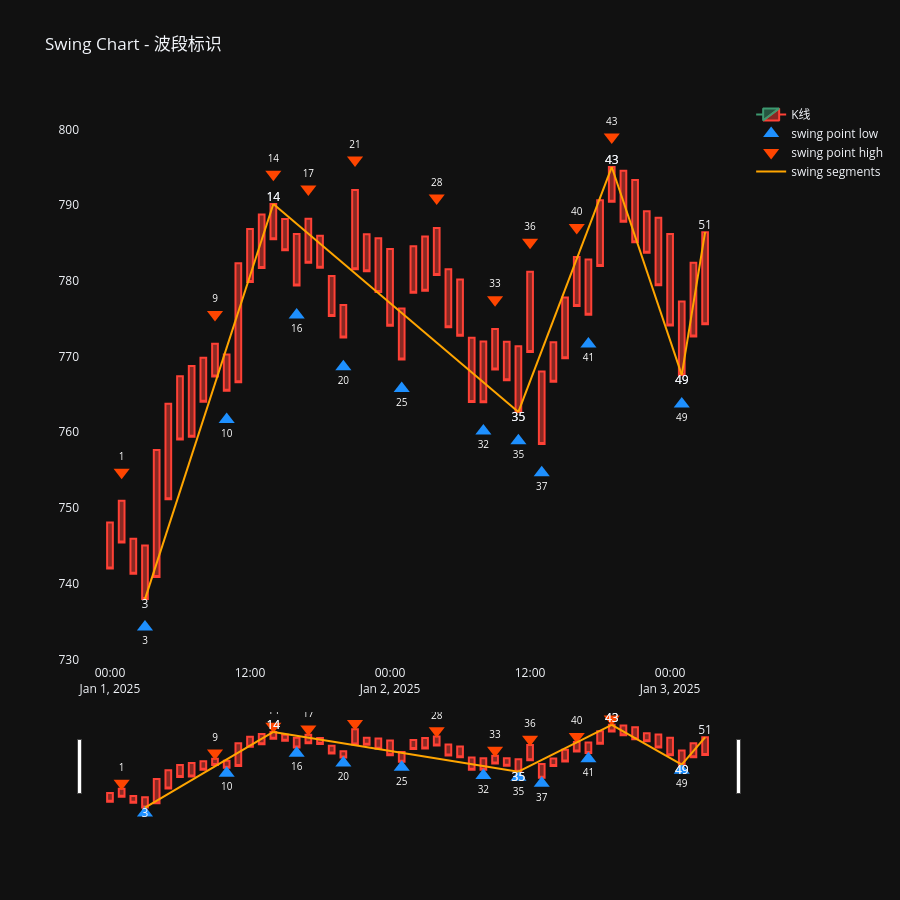

This figure's notebook cell:
### Code cell
# 启用自动重载
%load_ext autoreload
%autoreload 2

import logging

from pulao.logging import init_logging

import pandas as pd

from pulao.bar import SBarManager,SBar,CBarManager
from pulao.swing import SwingManager

import polars as pl
import plotly.graph_objects as go
import plotly.io as pio
from plotly.subplots import make_subplots
from pulao.constant import Exchange, FractalType, Timeframe,Direction

from pulao.logging import get_logger
init_logging(level=logging.DEBUG)
open("./logs/pulao.log", "w").close() # 每次运行前清空日志
logger = get_logger(__name__)
logger.debug("开始运行")

df = pl.read_csv("../dataset/I8888.XDCE_60m.csv", try_parse_dates=True)
df = df.head(70)  # test

sbar_list = []
columns = df.columns

symbol="i8888"
exchange = Exchange.DCE
tieframe = Timeframe.H1
for idx, row in enumerate(df.iter_rows()):
    row_dict = dict(zip(columns, row, strict=False))
    # datetime,open,close,high,low,volume,money,open_interest,signal
    datetime = row_dict["datetime"]
    o = row_dict["open"]
    close = row_dict["close"]
    high = row_dict["high"]
    low = row_dict["low"]
    volume = row_dict["volume"]
    money = row_dict["money"]
    open_interest = row_dict["open_interest"]

    sbar = SBar(id=idx, symbol=symbol, exchange=exchange, timeframe=tieframe, datetime=datetime, turnover=money, open_price=o, close_price=close, high_price=high, low_price=low, volume=volume,open_interest=open_interest, ema_short=0, ema_long=0, created_at=datetime)
    sbar_list.append(sbar)
# 模拟行情数据接收
sbar_manager = SBarManager(symbol=symbol, timeframe=tieframe)
cbar_manager = CBarManager(sbar_manager=sbar_manager)
swing_manager = SwingManager(cbar_manager=cbar_manager)

# 流入模拟数据
for sbar in sbar_list:
    sbar_manager.append(sbar)

logger.debug("运行结束")
# sleep(3) # 等一会，让日志输出完

#
# Plotly 绘图
#
# 设置全局默认布局
pio.templates.default = 'plotly_dark'
#
# region . Plotly - Cbar
#
df_cbar = cbar_manager.df_cbar.to_pandas()
df_cbar["datetime"] = pd.date_range("2025-01-01", periods=df_cbar.shape[0], freq="h")
df_cbar["open_price"] = df_cbar["high_price"]
df_cbar["close_price"] = df_cbar["low_price"]
df_cbar.insert(0, "index", range(len(df_cbar)))

# region 构建波段数据
df_swing = swing_manager.df_swing.to_pandas()
df_swing["start_datetime"] = pd.Series(dtype="datetime64[ns]")
df_swing["end_datetime"] = pd.Series(dtype="datetime64[ns]")
df_swing.insert(0, "index", range(len(df_swing)))

for i, row in enumerate(df_swing.itertuples()):
    df = df_cbar[(df_cbar["id"] >= row.cbar_start_id) & (df_cbar["id"] <= row.cbar_end_id)]
    start_datetime = df.iloc[0]["datetime"]
    end_datetime = df.iloc[-1]["datetime"]
    df_swing.at[i, "start_datetime"] = start_datetime
    df_swing.at[i, "end_datetime"] = end_datetime

xs = []
ys = []
texts = []
text_positions  = []
for _, row in enumerate(df_swing.itertuples()):
    xs += [row.start_datetime, row.end_datetime, None]
    start_index = df_cbar[(df_cbar["id"] == row.cbar_start_id)]["index"].iloc[0]
    end_index = df_cbar[(df_cbar["id"] == row.cbar_end_id)]["index"].iloc[0]
    if row.direction == Direction.UP:
        start_price = df_cbar[(df_cbar["id"] == row.cbar_start_id)]["low_price"].iloc[0]
        end_price = df_cbar[(df_cbar["id"] == row.cbar_end_id)]["high_price"].iloc[0]
        text_positions += ['bottom center', 'top center', "middle center"]
    else:
        start_price = df_cbar[(df_cbar["id"] == row.cbar_start_id)]["high_price"].iloc[0]
        end_price = df_cbar[(df_cbar["id"] == row.cbar_end_id)]["low_price"].iloc[0]
        text_positions += ['top center', 'bottom center', "middle center"]
    ys += [start_price, end_price, None]
    texts += [start_index, end_index, None]


# endregion

fig = make_subplots(
    rows=1, cols=1
)
fig.add_trace(go.Candlestick(
    x=df_cbar['datetime'],
    open=df_cbar['open_price'],
    high=df_cbar['high_price'],
    low=df_cbar['low_price'],
    close=df_cbar['close_price'],
    name='K线',
), row=1, col=1)

df_fractal_bottom = df_cbar[(df_cbar['fractal_type'] == FractalType.BOTTOM)]

fig.add_trace(go.Scatter(
    x=df_fractal_bottom['datetime'],
    y=df_fractal_bottom['low_price'] * 0.995,   # 放在K线最低价下方一点，不遮挡蜡烛
    mode='markers+text',
    name='swing point low',
    marker=dict(
        symbol='triangle-up',
        size=14,
        color='#1E90FF',
    ),
    text=df_fractal_bottom["index"],      # ← 添加序号
    textposition="bottom center",              # ← 文字位置
    textfont=dict(size=10, color="white"),
    hovertemplate=
        "<b>波段低点</b><br>" +
        "时间: %{x}<br>" +
        "价格: %{y:.2f}<br>" +
        "<extra></extra>"
), row=1, col=1)


df_fractal_top = df_cbar[(df_cbar['fractal_type'] == FractalType.TOP)]

fig.add_trace(go.Scatter(
    x=df_fractal_top['datetime'],
    y=df_fractal_top['high_price'] * 1.005,  # 放在K线最高价上方一点
    mode='markers+text',
    name='swing point high',
    marker=dict(
        symbol='triangle-down',
        size=14,
        color='#FF4500',
    ),
    text=df_fractal_top["index"],      # ← 添加序号
    textposition="top center",              # ← 文字位置
    textfont=dict(size=10, color="white"),
    hovertemplate=
        "<b>波段高点</b><br>" +
        "时间: %{x}<br>" +
        "价格: %{y:.2f}<br>" +
        "<extra></extra>"
), row=1, col=1)

fig.add_trace(go.Scatter(
    x=xs,
    y=ys,
    name='swing segments',
    mode='lines+text',    # lines+text 支持显示文字
    line=dict(width=2, color='orange'),
    text=texts,
    textposition=text_positions,  # 文字位置
))

title = 'Swing Chart - 波段标识'
fig.update_layout(title=title,
                  height=900,
                  hovermode='x unified',  # X轴悬停联动虚线
                  )

fig.update_xaxes(
    showgrid=False,
)

fig.update_yaxes(
    showgrid=False,
)

fig.show()

# endregion

### Figure 1 — Plotly figure (JSON) as saved in the notebook; plotly's stock layout.template omitted (floating-point values rounded to 4 significant figures)
{"data": [{"close": [742.0, 745.4, 741.3, 738.0, 740.9, 751.1, 759.0, 759.4, 764.0, 767.4, 765.5, 766.6, 779.8, 781.7, 785.5, 784.1, 779.4, 782.4, 781.7, 775.3, 772.5, 781.5, 781.3, 778.5, 774.1, 769.6, 778.4, 778.7, 780.8, 773.9, 772.8, 764.0, 764.0, 768.3, 766.9, 762.7, 770.6, 758.5, 766.7, 769.8, 776.7, 775.5, 782.0, 790.4, 787.8, 785.1, 783.7, 779.4, 774.1, 767.6, 772.6, 774.3], "high": [748.1, 751.0, 745.9, 745.1, 757.7, 763.8, 767.4, 768.7, 769.8, 771.7, 770.3, 782.3, 786.8, 788.8, 790.1, 788.2, 786.2, 788.2, 785.9, 780.6, 776.8, 792.0, 786.2, 785.6, 784.2, 776.3, 784.6, 785.9, 787.0, 781.5, 780.2, 772.5, 772.0, 773.7, 771.9, 771.4, 781.2, 768.0, 771.9, 777.8, 783.1, 782.8, 790.7, 795.0, 794.5, 793.3, 789.2, 788.3, 786.2, 777.3, 782.4, 786.4], "low": [742.0, 745.4, 741.3, 738.0, 740.9, 751.1, 759.0, 759.4, 764.0, 767.4, 765.5, 766.6, 779.8, 781.7, 785.5, 784.1, 779.4, 782.4, 781.7, 775.3, 772.5, 781.5, 781.3, 778.5, 774.1, 769.6, 778.4, 778.7, 780.8, 773.9, 772.8, 764.0, 764.0, 768.3, 766.9, 762.7, 770.6, 758.5, 766.7, 769.8, 776.7, 775.5, 782.0, 790.4, 787.8, 785.1, 783.7, 779.4, 774.1, 767.6, 772.6, 774.3], "name": "K线", "open": [748.1, 751.0, 745.9, 745.1, 757.7, 763.8, 767.4, 768.7, 769.8, 771.7, 770.3, 782.3, 786.8, 788.8, 790.1, 788.2, 786.2, 788.2, 785.9, 780.6, 776.8, 792.0, 786.2, 785.6, 784.2, 776.3, 784.6, 785.9, 787.0, 781.5, 780.2, 772.5, 772.0, 773.7, 771.9, 771.4, 781.2, 768.0, 771.9, 777.8, 783.1, 782.8, 790.7, 795.0, 794.5, 793.3, 789.2, 788.3, 786.2, 777.3, 782.4, 786.4], "type": "candlestick", "x": ["2025-01-01T00:00:00.000000", "2025-01-01T01:00:00.000000", "2025-01-01T02:00:00.000000", "2025-01-01T03:00:00.000000", "2025-01-01T04:00:00.000000", "2025-01-01T05:00:00.000000", "2025-01-01T06:00:00.000000", "2025-01-01T07:00:00.000000", "2025-01-01T08:00:00.000000", "2025-01-01T09:00:00.000000", "2025-01-01T10:00:00.000000", "2025-01-01T11:00:00.000000", "2025-01-01T12:00:00.000000", "2025-01-01T13:00:00.000000", "2025-01-01T14:00:00.000000", "2025-01-01T15:00:00.000000", "2025-01-01T16:00:00.000000", "2025-01-01T17:00:00.000000", "2025-01-01T18:00:00.000000", "2025-01-01T19:00:00.000000", "2025-01-01T20:00:00.000000", "2025-01-01T21:00:00.000000", "2025-01-01T22:00:00.000000", "2025-01-01T23:00:00.000000", "2025-01-02T00:00:00.000000", "2025-01-02T01:00:00.000000", "2025-01-02T02:00:00.000000", "2025-01-02T03:00:00.000000", "2025-01-02T04:00:00.000000", "2025-01-02T05:00:00.000000", "2025-01-02T06:00:00.000000", "2025-01-02T07:00:00.000000", "2025-01-02T08:00:00.000000", "2025-01-02T09:00:00.000000", "2025-01-02T10:00:00.000000", "2025-01-02T11:00:00.000000", "2025-01-02T12:00:00.000000", "2025-01-02T13:00:00.000000", "2025-01-02T14:00:00.000000", "2025-01-02T15:00:00.000000", "2025-01-02T16:00:00.000000", "2025-01-02T17:00:00.000000", "2025-01-02T18:00:00.000000", "2025-01-02T19:00:00.000000", "2025-01-02T20:00:00.000000", "2025-01-02T21:00:00.000000", "2025-01-02T22:00:00.000000", "2025-01-02T23:00:00.000000", "2025-01-03T00:00:00.000000", "2025-01-03T01:00:00.000000", "2025-01-03T02:00:00.000000", "2025-01-03T03:00:00.000000"], "xaxis": "x", "yaxis": "y"}, {"hovertemplate": "<b>波段低点</b><br>时间: %{x}<br>价格: %{y:.2f}<br><extra></extra>", "marker": {"color": "#1E90FF", "size": 14, "symbol": "triangle-up"}, "mode": "markers+text", "name": "swing point low", "text": [3.0, 10.0, 16.0, 20.0, 25.0, 32.0, 35.0, 37.0, 41.0, 49.0], "textfont": {"color": "white", "size": 10}, "textposition": "bottom center", "type": "scatter", "x": ["2025-01-01T03:00:00.000000", "2025-01-01T10:00:00.000000", "2025-01-01T16:00:00.000000", "2025-01-01T20:00:00.000000", "2025-01-02T01:00:00.000000", "2025-01-02T08:00:00.000000", "2025-01-02T11:00:00.000000", "2025-01-02T13:00:00.000000", "2025-01-02T17:00:00.000000", "2025-01-03T01:00:00.000000"], "xaxis": "x", "y": [734.3, 761.7, 775.5, 768.7, 765.8, 760.2, 758.9, 754.7, 771.7, 763.7], "yaxis": "y"}, {"hovertemplate": "<b>波段高点</b><br>时间: %{x}<br>价格: %{y:.2f}<br><extra></extra>", "marker": {"color": "#FF4500", "size": 14, "symbol": "triangle-down"}, "mode": "markers+text", "name": "swing point high", "text": [1.0, 9.0, 14.0, 17.0, 21.0, 28.0, 33.0, 36.0, 40.0, 43.0], "textfont": {"color": "white", "size": 10}, "textposition": "top center", "type": "scatter", "x": ["2025-01-01T01:00:00.000000", "2025-01-01T09:00:00.000000", "2025-01-01T14:00:00.000000", "2025-01-01T17:00:00.000000", "2025-01-01T21:00:00.000000", "2025-01-02T04:00:00.000000", "2025-01-02T09:00:00.000000", "2025-01-02T12:00:00.000000", "2025-01-02T16:00:00.000000", "2025-01-02T19:00:00.000000"], "xaxis": "x", "y": [754.7, 775.5, 794.1, 792.1, 796.0, 790.9, 777.5, 785.1, 787.1, 799.0], "yaxis": "y"}, {"line": {"color": "orange", "width": 2}, "mode": "lines+text", "name": "swing segments", "text": ["3", "14", null, "14", "35", null, "35", "43", null, "43", "49", null, "49", "51", null], "textposition": ["bottom center", "top center", "middle center", "top center", "bottom center", "middle center", "bottom center", "top center", "middle center", "top center", "bottom center", "middle center", "bottom center", "top center", "middle center"], "type": "scatter", "x": ["2025-01-01T03:00:00", "2025-01-01T14:00:00", null, "2025-01-01T14:00:00", "2025-01-02T11:00:00", null, "2025-01-02T11:00:00", "2025-01-02T19:00:00", null, "2025-01-02T19:00:00", "2025-01-03T01:00:00", null, "2025-01-03T01:00:00", "2025-01-03T03:00:00", null], "y": [738.0, 790.1, null, 790.1, 762.7, null, 762.7, 795.0, null, 795.0, 767.6, null, 767.6, 786.4, null]}], "layout": {"height": 900, "hovermode": "x unified", "title": {"text": "Swing Chart - 波段标识"}, "xaxis": {"anchor": "y", "domain": [0, 1], "showgrid": false}, "yaxis": {"anchor": "x", "domain": [0, 1], "showgrid": false}}}
